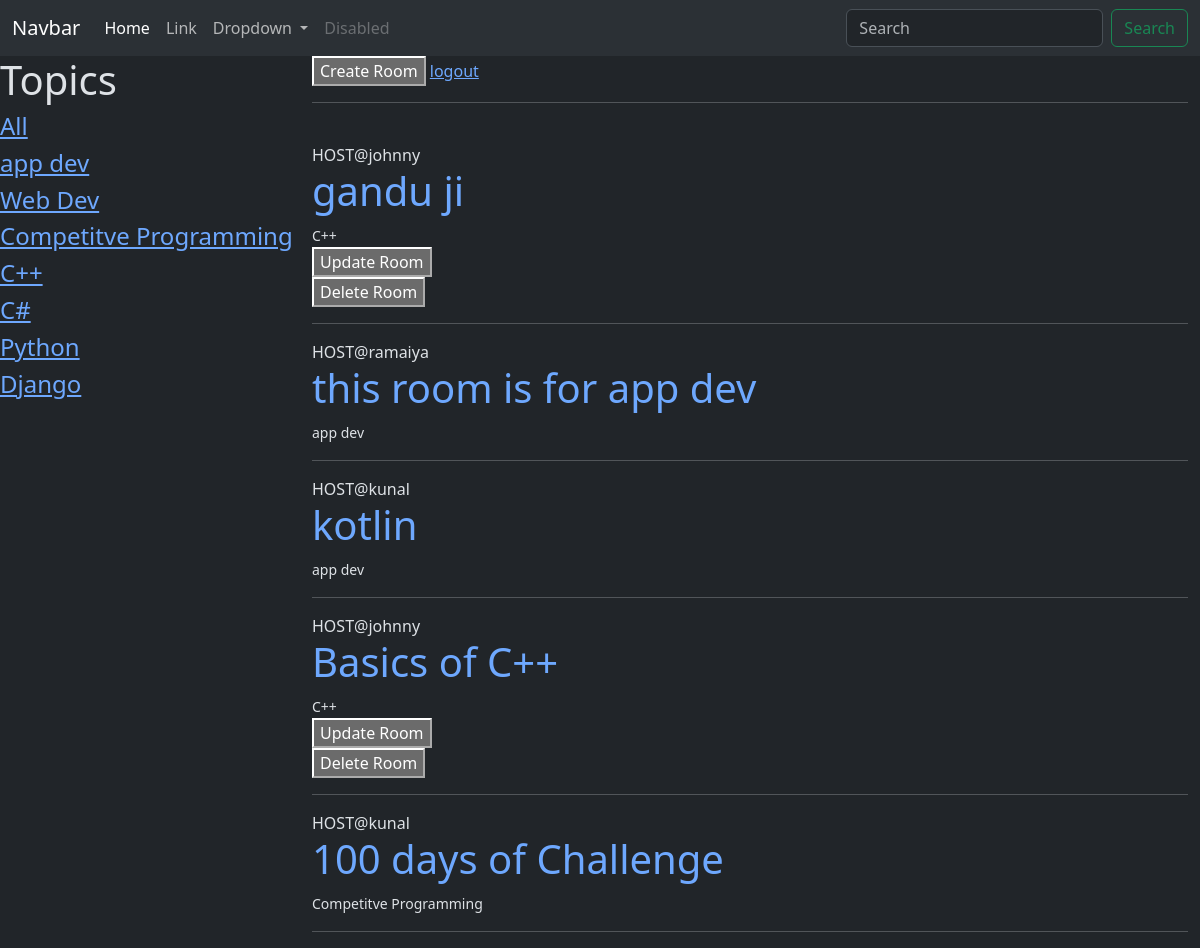
Screenshot of / (signed in) with the database file from the repository.
### base/models.py (models this page shows, shortened)
class Topic(models.Model):
    name=models.CharField(max_length=100)
    def __str__(self):
        return self.name

class Room(models.Model):
    topic=models.ForeignKey(Topic,on_delete=models.SET_NULL,null=True)
    name=models.CharField(max_length=100)
    host=models.ForeignKey(User,on_delete=models.SET_NULL,null=True)
    description=models.CharField(max_length=200)
    participant=models.ManyToManyField(User,related_name='participant',blank=True)
    updated=models.DateTimeField(auto_now=True)
    created=models.DateTimeField(auto_now_add=True)
    class Meta:
        ordering=['-updated','-created']

### base/views.py (the view)
# urls.py: path('',views.home,name="home"),
def home(request):
    q=request.GET.get('q') if request.GET.get('q')!=None else ""
    topics=Topic.objects.all()
    rooms=Room.objects.filter(Q(topic__name__icontains=q)|Q(name__icontains=q)|Q(host__username__icontains=q))
    return render(request,'base/index.html',{'rooms':rooms,'topics':topics})

### base/templates/base/index.html (shortened to what this page needs)
{% extends "layout.html" %}
{% block content %}
<div class="home">
<div >
    <h1>Topics</h1> <h4><a href="{% url "home" %}">All</a></h4>
    {% for topic in topics %}
    <h4><a href="{% url "home" %}?q={{topic.name}}">{{topic.name}}</a></h4>
    {% endfor %}
</div>
<div class="container">
<a href="{% url "create-room" %}"><button> Create Room</button></a>
{% if request.user.is_authenticated %}
<a href="{% url "logout" %}">logout</a>
{% else %}
<a href="{% url "login" %}">login</a>
{% endif %}
<hr>
<br>
{% for room in rooms %}
    <span>HOST@{{room.host.username}}</span>
    <br>
    <h1><a href="{% url 'room' room.id %}" style="text-decoration:none;">{{room.name}}</a></h1>
    <small>{{room.topic}}</small>
    <br>
    {% if request.user == room.host %}
    <a href="{% url "update-room" room.id%}"><button>Update Room</button></a>
    <br>
    <a href="{% url "delete-room" room.id%}"><button>Delete Room</button></a>
    {% endif %}
    <hr>
{% endfor %}
</div>
</div>
{% endblock content %}

### base/templates/base/index.html (style rules this page uses)
.home { display:grid; grid-template-columns: 1fr 3fr; }

### rows the page displays
Topic: name "app dev"
Topic: name "Web Dev"
Topic: name "Competitve Programming"
Topic: name "C++"
Topic: name "C#"
Topic: name "Python"
Topic: name "Django"
Room: host.username "johnny", name "gandu ji", topic "C++", shows "Update Room"
Room: host.username "ramaiya", name "this room is for app dev", topic "app dev"
Room: host.username "kunal", name "kotlin", topic "app dev"
Room: host.username "johnny", name "Basics of C++", topic "C++", shows "Update Room"
Room: host.username "kunal", name "100 days of Challenge", topic "Competitve Programming"
